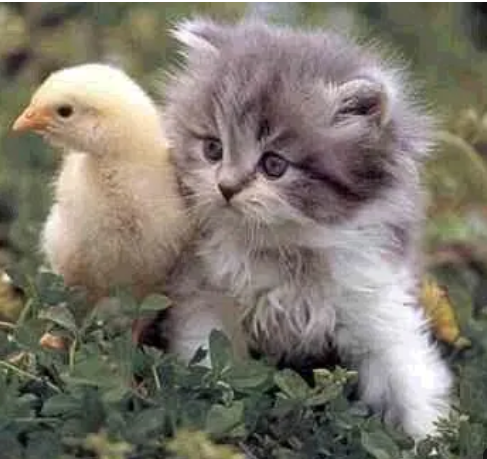
#> input picture M4/L1/cute_chick_with_hairy_cat.png, 487 x 459 px, found by its file name
$ python pic_editor.py
#> lines starting #> are read from the running program, lines starting #| are printed output that depends on the picture

from PIL import Image


class ImageEditor():
    def __init__(self, filename):
        self.filename = filename
        self.original = None
        self.changed = []

    def open(self):
        try:
            self.original =  Image.open(self.filename)
#> self.original is the input picture: PIL image 487x459 RGBA; mean R, G, B, A 125.7, 119.8, 109, 255
        except:
            print("File not found")
            return
        self.original.show()

    def do_bw(self):
        gray = self.original.convert("L")
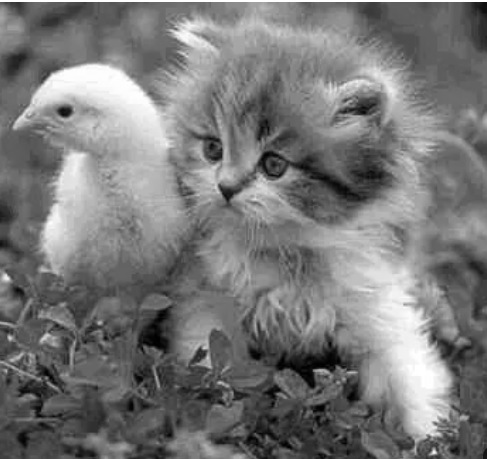
#> gray: PIL image 487x459 L; min 0, max 255, mean 120.3
        self.changed.append(gray)
        gray.save("M4/L1/gray.jpg")


MyImage = ImageEditor("M4\L1\cute_chick_with_hairy_cat.png")
MyImage.open()
MyImage.do_bw()
